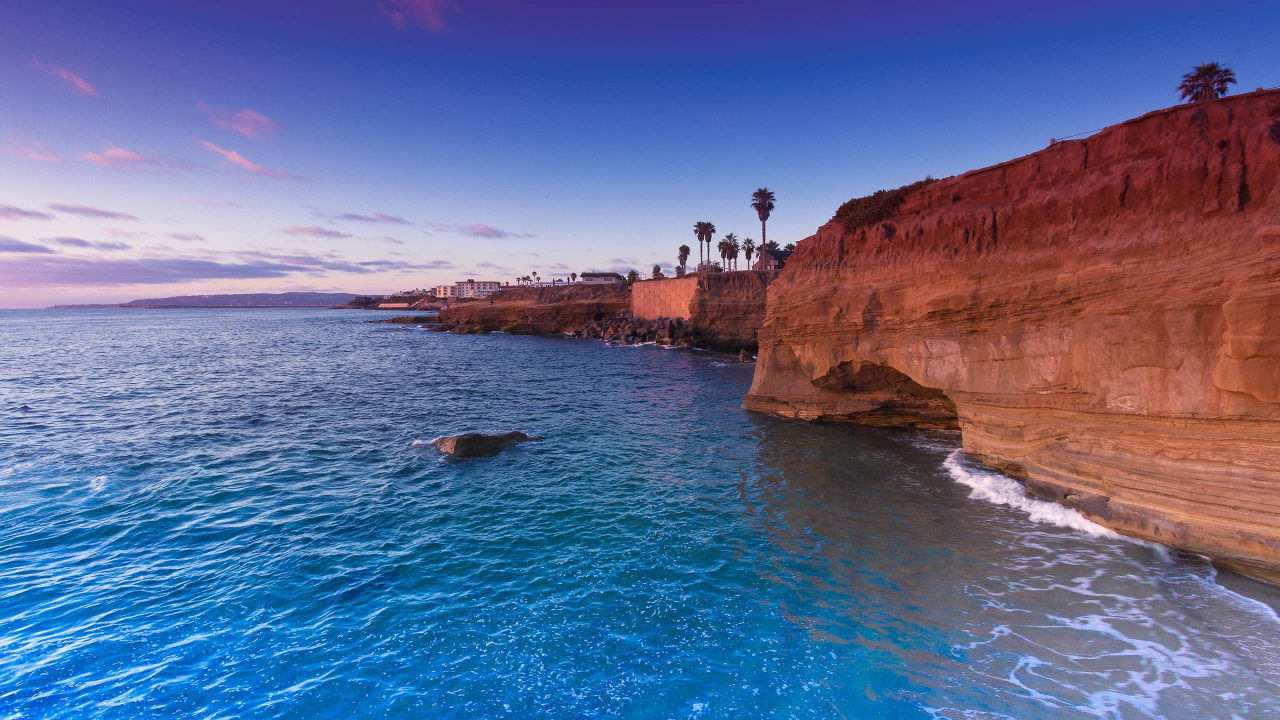
#> input picture image3.jpg, 2560 x 1440 px (shown at 1/2 size)
$ python Main.py
#> lines starting #> are read from the running program, lines starting #| are printed output that depends on the picture; after the words box and inside, x2 and y2 are one past the last pixel; in counts of white or black regions, pixels touching at a corner belong together
import numpy as np
import copy
import matplotlib.pyplot as plt
import cv2

img = cv2.imread("image3.jpg")
#> img is the input picture: shape (1440, 2560, 3); mean B, G, R 147.2, 107, 95
(imgh, imgw, imgc) = img.shape
#> imgh = 1440; imgw = 2560; imgc = 3

Blursize    = 5
E_min,E_max = 250,350
E_aperature = 3

H_ac_dis    = 5
H_ac_ang    = np.pi/180
H_thres     = 100
H_min_len   = 100
H_max_lgap  = 20

bwimg = gray = cv2.cvtColor(img,cv2.COLOR_BGR2GRAY)
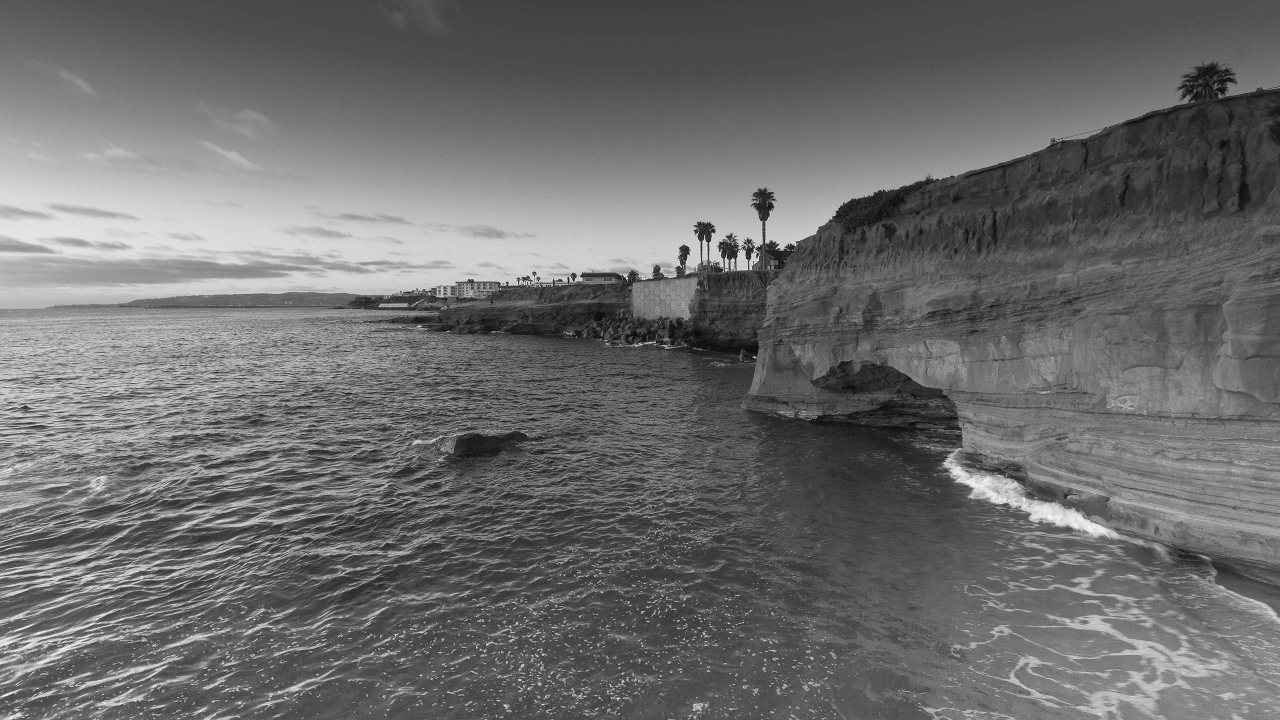
#> bwimg: shape (1440, 2560) (shown at 1/2 size); min 2, max 254, mean 108
blimg = cv2.GaussianBlur(img,(Blursize,Blursize),0)

# Edge detection in all channels?

edges = cv2.Canny(blimg,E_min,E_max, apertureSize=E_aperature)
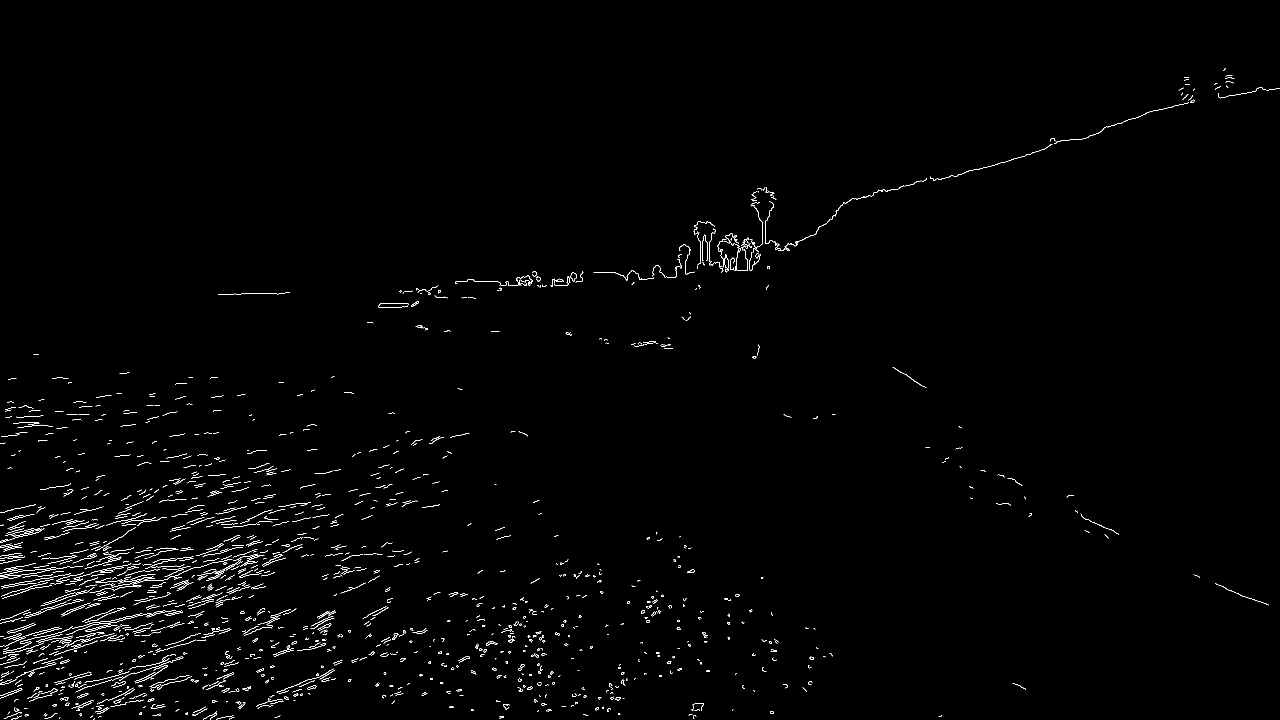
#> edges: shape (1440, 2560) (shown at 1/2 size); 0.98% white in thin lines or dots
#edges = cv2.fastNlMeansDenoising(edges,10,11,7)

l_img = copy.copy(img)
lines = cv2.HoughLinesP(edges,H_ac_dis,H_ac_ang,H_thres,minLineLength=H_min_len,maxLineGap=H_max_lgap)
#> lines = 18 rows, first 6: [2207, 256, 2317, 219], [125, 1304, 254, 1233], [399, 1158, 521, 1111], [64, 1147, 231, 1179], [317, 1160, 435, 1098], [174, 1244, 299, 1199]
for line in lines:
    x1,y1,x2,y2 = line[0]
    cv2.line(l_img,(x1,y1),(x2,y2),(0,255,0),2)
#> this loop made 18 passes
#> (x1, y1, x2, y2) on passes 1 to 12: (2207, 256, 2317, 219), (125, 1304, 254, 1233), (399, 1158, 521, 1111), (64, 1147, 231, 1179), (317, 1160, 435, 1098), (174, 1244, 299, 1199), (279, 1270, 387, 1195), (76, 1286, 190, 1231), (162, 1132, 276, 1162), (1700, 400, 1827, 368), (1373, 549, 1474, 478), (0, 1157, 102, 1150)
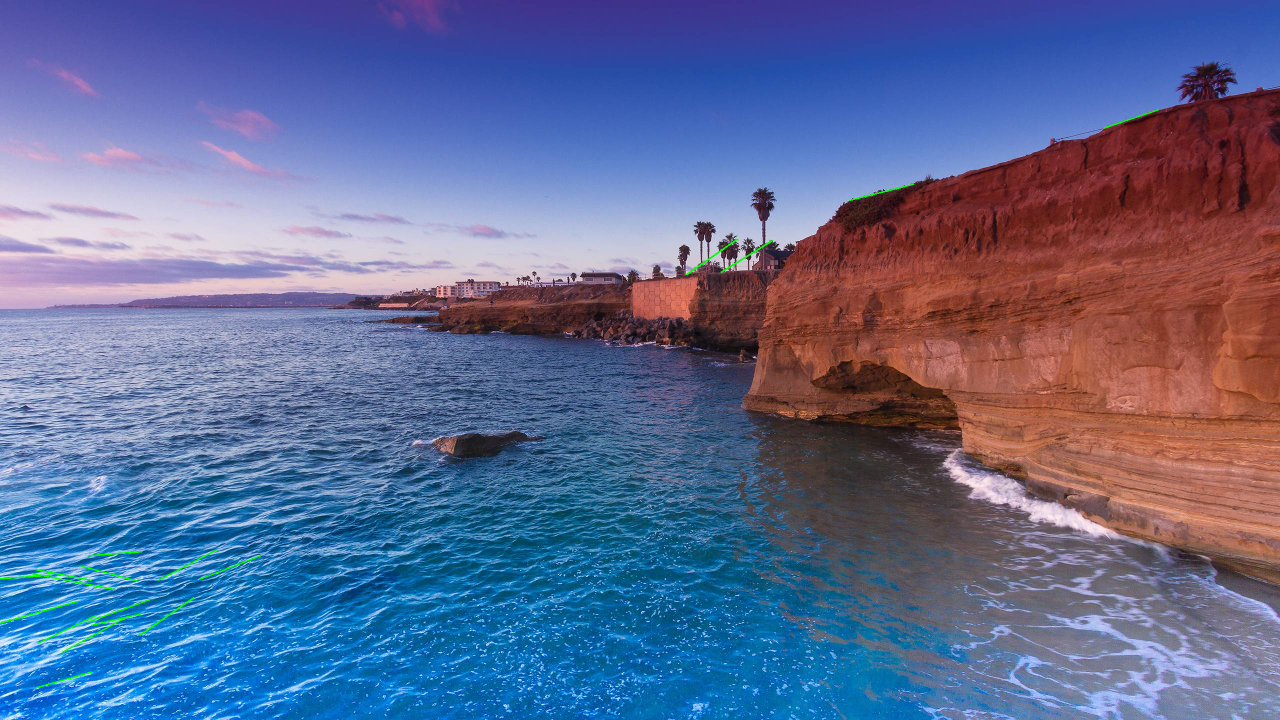
#> l_img: shape (1440, 2560, 3) (shown at 1/2 size); 0.18% of pixels changed, all inside (x1, y1, x2, y2) = (0, 218, 2319, 1377)


plt.subplot(221),plt.imshow(img),plt.title('Original')
plt.xticks([]), plt.yticks([])
plt.subplot(222),plt.imshow(edges),plt.title('Edges')
plt.xticks([]), plt.yticks([])
plt.subplot(223),plt.imshow(l_img),plt.title('Lines')
plt.xticks([]), plt.yticks([])
figManager = plt.get_current_fig_manager()
figManager.window.showMaximized()
plt.show()
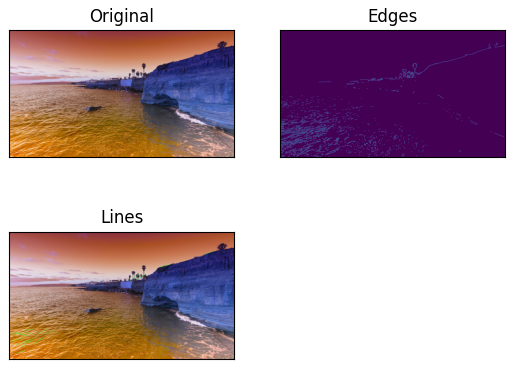
#> figure drawn by matplotlib, 3 panels; B, G, R data is drawn as R, G, B
